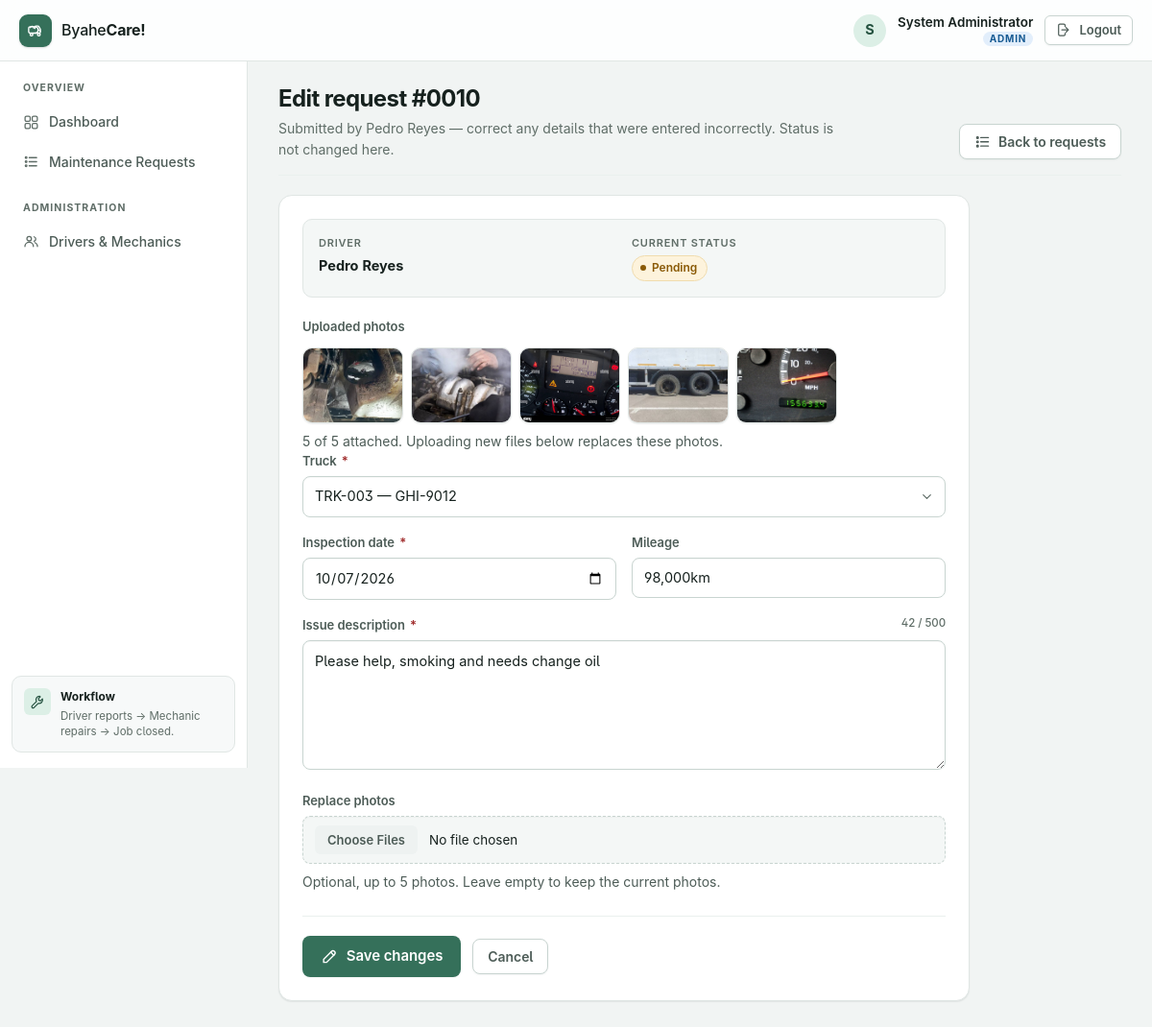
The app's page /admin/request/10/edit (signed in) with its own data.
### tables this page shows
CREATE TABLE inspection_requests (
            id INTEGER PRIMARY KEY AUTOINCREMENT,
            truck_id INTEGER NOT NULL,
            driver_id INTEGER NOT NULL,
            date TEXT NOT NULL,
            mileage TEXT,
            issue TEXT NOT NULL,
            photo TEXT,
            status TEXT DEFAULT 'Pending'
        );

CREATE TABLE users (
            id INTEGER PRIMARY KEY AUTOINCREMENT,
            username TEXT UNIQUE NOT NULL,
            password TEXT NOT NULL,
            name TEXT NOT NULL,
            role TEXT NOT NULL
        );

CREATE TABLE request_photos (
            id INTEGER PRIMARY KEY AUTOINCREMENT,
            request_id INTEGER NOT NULL,
            filename TEXT NOT NULL,
            position INTEGER NOT NULL DEFAULT 0
        );

### app.py (the view, shortened to what this page needs)
@app.route("/admin/request/<int:request_id>/edit", methods=["GET", "POST"])
def edit_request(request_id):
    if "user_id" not in session:
        return redirect(url_for("login"))
    if session["role"] != "admin":
        flash("Only administrators can edit requests.", "error")
        return redirect(url_for("requests"))
    conn = get_db()
    item = conn.execute(
        "SELECT * FROM inspection_requests WHERE id = ?",
        (request_id,)
    ).fetchone()
    if not item:
        conn.close()
        flash("Request not found.", "error")
        return redirect(url_for("requests"))
    trucks = conn.execute(
        "SELECT * FROM trucks ORDER BY truck_number"
    ).fetchall()
    driver = conn.execute(
        "SELECT name FROM users WHERE id = ?",
        (item["driver_id"],)
    ).fetchone()
    photos = get_photos(conn, request_id)
    conn.close()
    return render_template(
        "request_edit.html",
        item=item,
        trucks=trucks,
        photos=photos,
        max_photos=MAX_PHOTOS,
        driver_name=driver["name"] if driver else "Unknown"
    )

### app.py (called while the page is built)
def get_db():
    conn = sqlite3.connect(DATABASE)
    conn.row_factory = sqlite3.Row
    return conn

def get_photos(conn, request_id):
    rows = conn.execute("""
        SELECT filename FROM request_photos
        WHERE request_id = ?
        ORDER BY position, id
    """, (request_id,)).fetchall()
    return [row["filename"] for row in rows]

### templates/request_edit.html (shortened to what this page needs)
{% extends "base.html" %}
{% block page_title %}Edit request #{{ '%04d'|format(item['id']) }}{% endblock %}
{% block page_subtitle %}
    Submitted by {{ driver_name }} — correct any details that were entered
    incorrectly. Status is not changed here.
{% endblock %}
{% block page_actions %}
    <a class="btn btn--ghost" href="{{ url_for('requests') }}">
        <svg class="icon" aria-hidden="true"><use href="#i-list"></use></svg>
            Back to requests
    </a>
{% endblock %}
{% block content %}
<div class="panel u-narrow">
    <div class="truck-strip">
        <div class="truck-strip__cell">
            <span>Driver</span>
            <strong>{{ driver_name }}</strong>
        </div>
        <div class="truck-strip__cell">
            <span>Current status</span>
            <strong>
                <span class="status status--{{ item['status']|lower|replace(' ', '-') }}">
                    {{ item['status'] }}
                </span>
            </strong>
        </div>
    </div>
    {% if photos %}
        <div class="field">
            <label>Uploaded photos</label>
            <div class="preview preview--grid is-visible">
                {% for photo in photos %}
                    <img src="{{ url_for('static', filename='uploads/' + photo) }}"
                         alt="Photo {{ loop.index }} attached to this request">
                {% endfor %}
            </div>
            <p class="hint">
                {{ photos|length }} of {{ max_photos }} attached.
                Uploading new files below replaces {{ 'this photo' if photos|length == 1 else 'these photos' }}.
            </p>
        </div>
    {% endif %}
    <form method="POST" enctype="multipart/form-data">
        <div class="field">
            <label for="truck_id">Truck <span class="req" aria-hidden="true">*</span></label>
            <select id="truck_id" name="truck_id" required>
                {% for t in trucks %}
                    <option value="{{ t['id'] }}"
                        {{ 'selected' if t['id'] == item['truck_id'] }}>
                        {{ t['truck_number'] }} — {{ t['plate_number'] }}
                    </option>
                {% endfor %}
            </select>
        </div>
        <div class="field-row">
            <div class="field">
                <label for="date">Inspection date <span class="req" aria-hidden="true">*</span></label>
                <input id="date" type="date" name="date"
                       value="{{ item['date'] }}" required>
            </div>
            <div class="field">
                <label for="mileage">Mileage</label>
                <input id="mileage" type="text" name="mileage"
                       value="{{ item['mileage'] or '' }}"
                       placeholder="e.g. 45,000 km">
            </div>
        </div>
        <div class="field">
            <label for="issue">Issue description <span class="req" aria-hidden="true">*</span></label>
            <textarea id="issue" name="issue" rows="5" data-counter
                      required>{{ item['issue'] }}</textarea>
        </div>
        <div class="field">
            <label for="photos">{{ 'Replace photo' if photos|length == 1 else 'Replace photos' }}</label>
            <input id="photos" type="file" name="photos" accept="image/*"
                   multiple data-preview="{{ max_photos }}">
            <p class="hint">
                Optional, up to {{ max_photos }} photos.
                {% if photos %}
                    Leave empty to keep the {{ 'current photo' if photos|length == 1 else 'current photos' }}.
                {% else %}
                    No photos are attached yet.
                {% endif %}
            </p>
        </div>
        <div class="form-actions">
            <button class="btn btn--primary" type="submit" data-busy-label="Saving…">
                <svg class="icon" aria-hidden="true"><use href="#i-pencil"></use></svg>
                Save changes
            </button>
            <a class="btn btn--ghost" href="{{ url_for('requests') }}">Cancel</a>
        </div>
    </form>
</div>
{% endblock %}

### records on screen
inspection_requests: id "0010", status "Pending", date "10/07/2026", mileage "98,000km", issue "Please help, smoking and needs change oil"
users: name "Pedro Reyes"
request_photos: filename (picture)
request_photos: filename (picture)
request_photos: filename (picture)
request_photos: filename (picture)
request_photos: filename (picture)

### other values on screen
{{ session['name'][0]|upper }} "S"
{{ session['name'] }} "System Administrator"
{{ session['role'] }} "ADMIN"
{{ label }} "Dashboard Maintenance Requests Drivers & Mechanics"
{{ photos|length }} "5"
{{ max_photos }} "5"
{{ 'this photo' if photos|length == 1 else 'these photos' }} "these photos"
{{ 'Replace photo' if photos|length == 1 else 'Replace photos' }} "Replace photos"
{{ 'current photo' if photos|length == 1 else 'current photos' }} "current photos"
form field truck_id "TRK-003 — GHI-9012"
